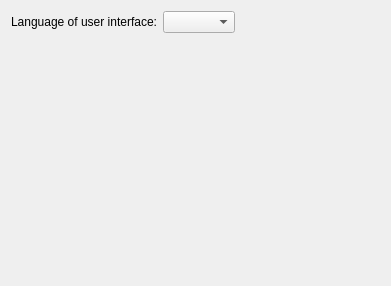
<?xml version="1.0" encoding="UTF-8"?>
<ui version="4.0">
 <class>Language</class>
 <widget class="QWidget" name="Language">
  <property name="geometry">
   <rect>
    <x>0</x>
    <y>0</y>
    <width>391</width>
    <height>286</height>
   </rect>
  </property>
  <layout class="QFormLayout" name="formLayout">
   <property name="fieldGrowthPolicy">
    <enum>QFormLayout::ExpandingFieldsGrow</enum>
   </property>
   <item row="0" column="0">
    <widget class="QLabel" name="label">
     <property name="text">
      <string>Language of user interface:</string>
     </property>
    </widget>
   </item>
   <item row="0" column="1">
    <widget class="QComboBox" name="UiLanguage">
     <property name="RequiresRestart" stdset="0">
      <bool>true</bool>
     </property>
    </widget>
   </item>
   <item row="1" column="0" colspan="2">
    <widget class="QLabel" name="label_2">
     <property name="font">
      <font>
       <pointsize>10</pointsize>
      </font>
     </property>
     <property name="text">
      <string notr="true"/>
     </property>
     <property name="wordWrap">
      <bool>true</bool>
     </property>
    </widget>
   </item>
  </layout>
 </widget>
 <resources/>
 <connections/>
</ui>
